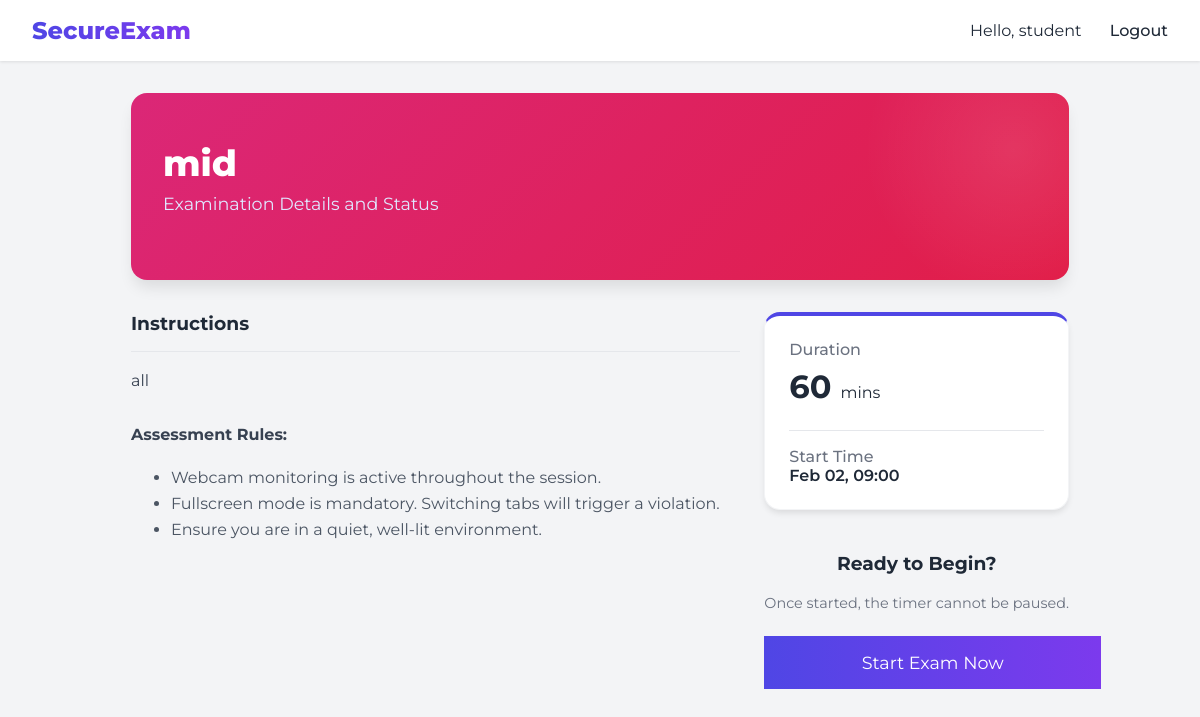
The page /exams/1/ (signed in) on the database its author committed.
### accounts/models.py (models this page shows, shortened)
class User(AbstractUser):
    ROLE_CHOICES = (
        ('student', 'Student'),
        ('faculty', 'Faculty'),
        ('admin', 'Admin'),
    )
    role = models.CharField(max_length=10, choices=ROLE_CHOICES, default='student')
    def is_student(self):
        return self.role == 'student'
    def is_faculty(self):
        return self.role == 'faculty'

### exams/models.py (models this page shows, shortened)
class Exam(models.Model):
    title = models.CharField(max_length=200)
    description = models.TextField(blank=True)
    start_time = models.DateTimeField()
    end_time = models.DateTimeField()
    duration_minutes = models.IntegerField()
    is_active = models.BooleanField(default=True)

### exams/views.py (the view)
# urls.py: path('<int:pk>/', views.exam_detail, name='exam_detail'),
@login_required
def exam_detail(request, pk):
    exam = get_object_or_404(Exam, pk=pk)
    return render(request, 'exams/exam_detail.html', {'exam': exam})

### templates/exams/exam_detail.html (shortened to what this page needs)
{% extends 'base.html' %}
{% load static %}
{% block content %}
<div class="dashboard-header" style="background: linear-gradient(135deg, #db2777, #e11d48);">
    <h2>{{ exam.title }}</h2>
    <p>Examination Details and Status</p>
</div>
<div class="dashboard-grid" style="grid-template-columns: 2fr 1fr;">
    <div class="card">
        <h3 style="margin-top: 0; border-bottom: 1px solid #e5e7eb; padding-bottom: 1rem; margin-bottom: 1rem;">
            Instructions</h3>
        <p style="line-height: 1.6; color: #374151;">{{ exam.description }}</p>
        <div style="margin-top: 2rem;">
            <h4 style="color: #374151;">Assessment Rules:</h4>
            <ul style="color: #4b5563; line-height: 1.6;">
                <li>Webcam monitoring is active throughout the session.</li>
                <li>Fullscreen mode is mandatory. Switching tabs will trigger a violation.</li>
                <li>Ensure you are in a quiet, well-lit environment.</li>
            </ul>
        </div>
    </div>
    <div style="display: flex; flex-direction: column; gap: 1.5rem;">
        <div class="stat-card primary">
            <div>
                <div class="stat-label">Duration</div>
                <div class="stat-value">{{ exam.duration_minutes }} <span
                        style="font-size: 1rem; font-weight: 400;">mins</span></div>
            </div>
            <hr style="border: 0; border-top: 1px solid #e5e7eb; margin: 1rem 0;">
            <div>
                <div class="stat-label">Start Time</div>
                <div style="font-weight: 600; color: #1f2937;">{{ exam.start_time|date:"M d, H:i" }}</div>
            </div>
        </div>
        {% if user.is_student %}
        <div class="card" style="text-align: center;">
            {% if exam.is_active %}
            <h3>Ready to Begin?</h3>
            <p style="color: #6b7280; font-size: 0.9rem; margin-bottom: 1.5rem;">Once started, the timer cannot be
                paused.</p>
            <a href="{% url 'take_exam' exam.pk %}" class="btn btn-primary-action"
                style="width: 100%; display: block; padding: 1rem; font-size: 1.1rem; text-decoration: none;">Start Exam
                Now</a>
            {% else %}
            <h3>Not Active</h3>
            <p>This exam is not currently available.</p>
            {% endif %}
        </div>
        {% endif %}
    </div>
</div>
{% endblock %}

### templates/base.html (shortened to what this page needs)
{% load static %}
<!DOCTYPE html>
<html lang="en">
<head>
    <link rel="stylesheet" href="{% static 'css/style.css' %}">
</head>
<body>
    <nav class="navbar">
        <div class="logo">SecureExam</div>
        <div class="nav-links">
            {% if user.is_authenticated %}
            <span>Hello, {{ user.username }}</span>
            <a href="{% url 'logout' %}">Logout</a>
            {% else %}
            <a href="{% url 'login' %}">Login</a>
            <a href="{% url 'register' %}">Register</a>
            {% endif %}
        </div>
    </nav>
    <div class="container">
        {% block content %}
        {% endblock %}
    </div>
</body>
</html>

### static/css/style.css (style rules this page uses)
:root { --primary-color: #4f46e5; --primary-hover: #4338ca; --bg-color: #f3f4f6; --card-bg: #ffffff; --text-color: #1f2937; --text-light: #6b7280; --danger: #ef4444; --success: #10b981; --input-border: #e5e7eb; --input-focus: #4f46e5; }
body { font-family: 'Brandon Text', 'Montserrat', sans-serif; background-color: var(--bg-color); color: var(--text-color); margin: 0; padding: 0; display: flex; flex-direction: column; min-height: 100vh; }
.navbar { background-color: var(--card-bg); padding: 1rem 2rem; box-shadow: 0 1px 3px rgba(0, 0, 0, 0.1); display: flex; justify-content: space-between; align-items: center; z-index: 10; }
.logo { font-size: 1.5rem; font-weight: 800; background: linear-gradient(90deg, #4f46e5, #7c3aed); -webkit-background-clip: text; -webkit-text-fill-color: transparent; }
.nav-links a { text-decoration: none; color: var(--text-color); margin-left: 1.5rem; font-weight: 500; }
.container { padding: 2rem; max-width: 1200px; margin: 0 auto; }
.dashboard-header { background: linear-gradient(135deg, #1e1b4b, #4338ca); color: white; padding: 3rem 2rem; border-radius: 1rem; margin-bottom: 2rem; position: relative; overflow: hidden; box-shadow: 0 10px 15px -3px rgba(0, 0, 0, 0.1); }
.dashboard-header h2 { font-size: 2.25rem; font-weight: 800; margin: 0; position: relative; z-index: 1; }
.dashboard-header p { color: #e0e7ff; margin-top: 0.5rem; position: relative; z-index: 1; font-size: 1.1rem; }
.dashboard-header::before { content: ''; position: absolute; top: -50%; right: -10%; width: 300px; height: 300px; background: radial-gradient(circle, rgba(255, 255, 255, 0.1) 0%, rgba(255, 255, 255, 0) 70%); border-radius: 50%; }
.dashboard-grid { display: grid; grid-template-columns: repeat(auto-fit, minmax(300px, 1fr)); gap: 1.5rem; }
.stat-card { background: white; border-radius: 1rem; padding: 1.5rem; box-shadow: 0 4px 6px -1px rgba(0, 0, 0, 0.1); transition: transform 0.2s, box-shadow 0.2s; border: 1px solid #f3f4f6; display: flex; flex-direction: column; justify-content: space-between; }
.stat-card.primary { border-top: 4px solid #4f46e5; }
.stat-value { font-size: 2rem; font-weight: 700; color: #1f2937; margin: 0.5rem 0; }
.stat-label { color: #6b7280; font-weight: 500; }
.btn-primary-action { background: linear-gradient(90deg, #4f46e5, #7c3aed); color: white; border: none; }

### rows shown on the page
User: username "student"
Exam: title "mid", description "all", duration_minutes "60", start_time "Feb 02, 09:00"
